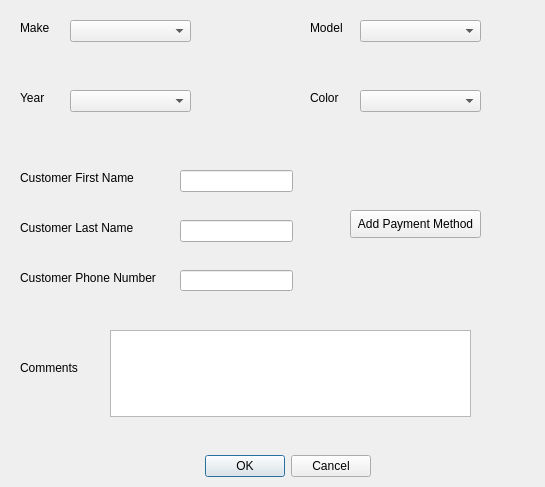
<?xml version="1.0" encoding="UTF-8"?>
<ui version="4.0">
 <class>Dialog</class>
 <widget class="QDialog" name="Dialog">
  <property name="geometry">
   <rect>
    <x>0</x>
    <y>0</y>
    <width>545</width>
    <height>487</height>
   </rect>
  </property>
  <property name="windowTitle">
   <string>Dialog</string>
  </property>
  <widget class="QDialogButtonBox" name="buttonBox">
   <property name="geometry">
    <rect>
     <x>30</x>
     <y>450</y>
     <width>341</width>
     <height>32</height>
    </rect>
   </property>
   <property name="orientation">
    <enum>Qt::Horizontal</enum>
   </property>
   <property name="standardButtons">
    <set>QDialogButtonBox::Cancel|QDialogButtonBox::Ok</set>
   </property>
  </widget>
  <widget class="QLabel" name="label_2">
   <property name="geometry">
    <rect>
     <x>20</x>
     <y>170</y>
     <width>141</width>
     <height>16</height>
    </rect>
   </property>
   <property name="text">
    <string>Customer First Name</string>
   </property>
  </widget>
  <widget class="QLabel" name="label_3">
   <property name="geometry">
    <rect>
     <x>20</x>
     <y>270</y>
     <width>151</width>
     <height>16</height>
    </rect>
   </property>
   <property name="text">
    <string>Customer Phone Number</string>
   </property>
  </widget>
  <widget class="QLabel" name="label_4">
   <property name="geometry">
    <rect>
     <x>20</x>
     <y>360</y>
     <width>71</width>
     <height>16</height>
    </rect>
   </property>
   <property name="text">
    <string>Comments</string>
   </property>
  </widget>
  <widget class="QLabel" name="label">
   <property name="geometry">
    <rect>
     <x>20</x>
     <y>20</y>
     <width>55</width>
     <height>16</height>
    </rect>
   </property>
   <property name="text">
    <string>Make</string>
   </property>
  </widget>
  <widget class="QLabel" name="label_5">
   <property name="geometry">
    <rect>
     <x>310</x>
     <y>20</y>
     <width>55</width>
     <height>16</height>
    </rect>
   </property>
   <property name="text">
    <string>Model</string>
   </property>
  </widget>
  <widget class="QLabel" name="label_6">
   <property name="geometry">
    <rect>
     <x>20</x>
     <y>90</y>
     <width>55</width>
     <height>16</height>
    </rect>
   </property>
   <property name="text">
    <string>Year</string>
   </property>
  </widget>
  <widget class="QLabel" name="label_7">
   <property name="geometry">
    <rect>
     <x>310</x>
     <y>90</y>
     <width>55</width>
     <height>16</height>
    </rect>
   </property>
   <property name="text">
    <string>Color</string>
   </property>
  </widget>
  <widget class="QLabel" name="label_8">
   <property name="geometry">
    <rect>
     <x>20</x>
     <y>220</y>
     <width>141</width>
     <height>16</height>
    </rect>
   </property>
   <property name="text">
    <string>Customer Last Name</string>
   </property>
  </widget>
  <widget class="QLineEdit" name="lineEdit">
   <property name="geometry">
    <rect>
     <x>180</x>
     <y>170</y>
     <width>113</width>
     <height>22</height>
    </rect>
   </property>
  </widget>
  <widget class="QLineEdit" name="lineEdit_2">
   <property name="geometry">
    <rect>
     <x>180</x>
     <y>270</y>
     <width>113</width>
     <height>21</height>
    </rect>
   </property>
  </widget>
  <widget class="QLineEdit" name="lineEdit_3">
   <property name="geometry">
    <rect>
     <x>180</x>
     <y>220</y>
     <width>113</width>
     <height>22</height>
    </rect>
   </property>
  </widget>
  <widget class="QPlainTextEdit" name="plainTextEdit">
   <property name="geometry">
    <rect>
     <x>110</x>
     <y>330</y>
     <width>361</width>
     <height>87</height>
    </rect>
   </property>
  </widget>
  <widget class="QComboBox" name="comboBox">
   <property name="geometry">
    <rect>
     <x>70</x>
     <y>20</y>
     <width>121</width>
     <height>22</height>
    </rect>
   </property>
  </widget>
  <widget class="QComboBox" name="comboBox_2">
   <property name="geometry">
    <rect>
     <x>70</x>
     <y>90</y>
     <width>121</width>
     <height>22</height>
    </rect>
   </property>
  </widget>
  <widget class="QComboBox" name="comboBox_3">
   <property name="geometry">
    <rect>
     <x>360</x>
     <y>90</y>
     <width>121</width>
     <height>22</height>
    </rect>
   </property>
  </widget>
  <widget class="QComboBox" name="comboBox_4">
   <property name="geometry">
    <rect>
     <x>360</x>
     <y>20</y>
     <width>121</width>
     <height>22</height>
    </rect>
   </property>
  </widget>
  <widget class="QPushButton" name="add_payment_bt">
   <property name="geometry">
    <rect>
     <x>350</x>
     <y>210</y>
     <width>131</width>
     <height>28</height>
    </rect>
   </property>
   <property name="text">
    <string>Add Payment Method</string>
   </property>
  </widget>
 </widget>
 <resources/>
 <connections>
  <connection>
   <sender>buttonBox</sender>
   <signal>accepted()</signal>
   <receiver>Dialog</receiver>
   <slot>accept()</slot>
   <hints>
    <hint type="sourcelabel">
     <x>248</x>
     <y>254</y>
    </hint>
    <hint type="destinationlabel">
     <x>157</x>
     <y>274</y>
    </hint>
   </hints>
  </connection>
  <connection>
   <sender>buttonBox</sender>
   <signal>rejected()</signal>
   <receiver>Dialog</receiver>
   <slot>reject()</slot>
   <hints>
    <hint type="sourcelabel">
     <x>316</x>
     <y>260</y>
    </hint>
    <hint type="destinationlabel">
     <x>286</x>
     <y>274</y>
    </hint>
   </hints>
  </connection>
 </connections>
</ui>
